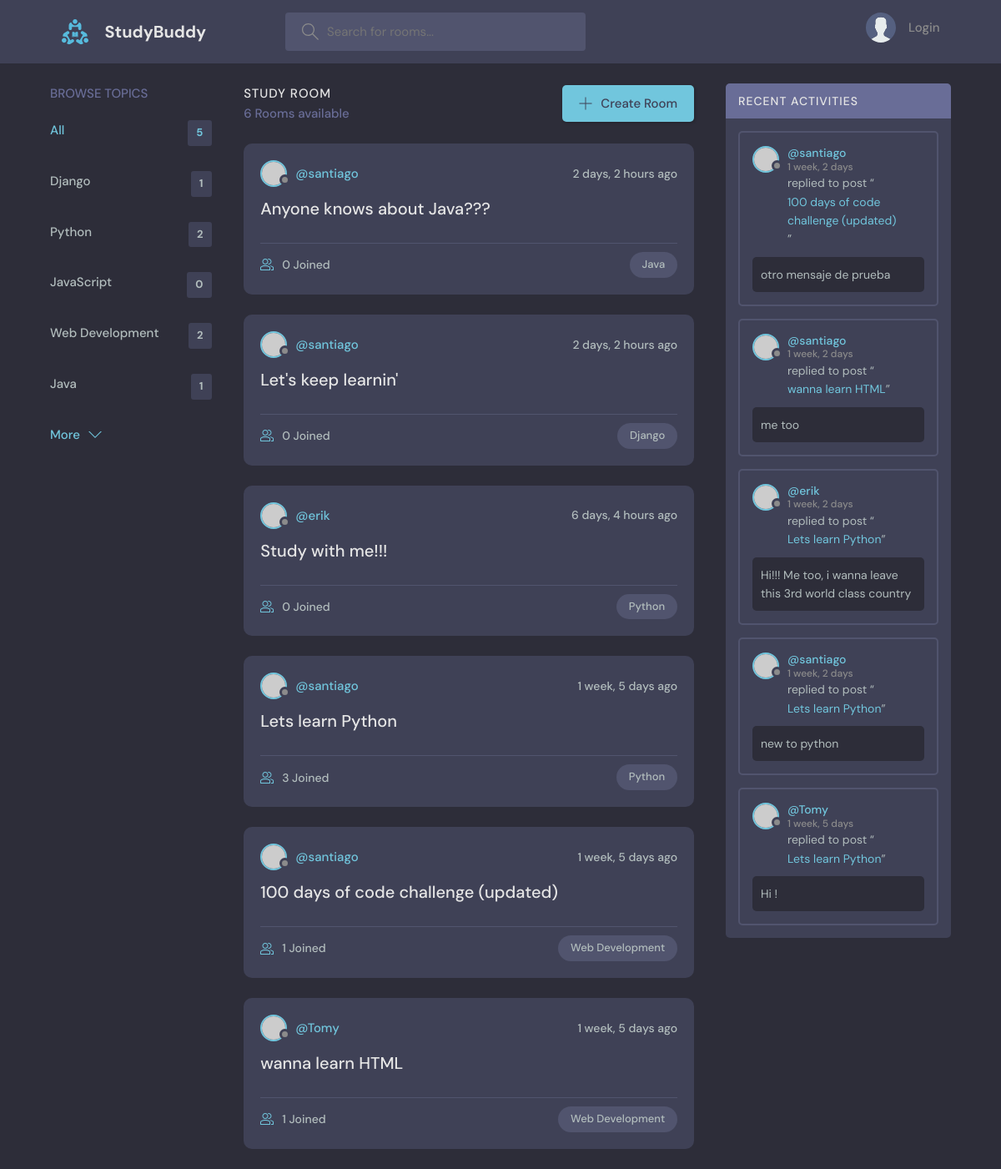
The page / on the database its author committed.
### base/models.py (models this page shows, shortened)
class Topic(models.Model):
    name = models.CharField(max_length=200)

class Room(models.Model): #hijo de Topic
    host = models.ForeignKey(User, on_delete=models.SET_NULL, null=True)
    topic = models.ForeignKey(Topic, on_delete=models.SET_NULL, null=True)
    name = models.CharField(max_length=200,default='')
    description = models.TextField(null=True, blank=True)
    participants = models.ManyToManyField(User, related_name='participants',blank=True) #se usa related_name porque User ya esta usado en la linea host
    updated = models.DateTimeField(auto_now=True)
    created = models.DateTimeField(auto_now_add=True) # a diferencia de auto_now, cuando se guarda sólo queda la fecha de creacion
    class Meta: # esto es para darle orden a los posteos de create_room
        ordering = ['-updated','-created'] # el - es para reversed
    def __str__(self):
        return self.name

class Message(models.Model):
    user = models.ForeignKey(User, on_delete=models.CASCADE,)
    room = models.ForeignKey(Room, on_delete=models.CASCADE) # cuando borro la DB Room, tmb borra los models hijos (CASCADE)
    body = models.TextField()
    updated = models.DateTimeField(auto_now=True)
    created = models.DateTimeField(auto_now_add=True)
    class Meta: # esto es para darle orden a los posteos de create_room
        ordering = ['-updated','-created'] # el - es para reversed

### base/views.py (the view)
# urls.py: path('',views.home, name='home'),
def home(request):
    if request.GET.get('q') != None:    #otra forma: q = request.GET.get('q') if request.GET.get('q') != None else ''
        q = request.GET.get('q')
    else:
        q=''
    rooms = Room.objects.filter(
        Q(topic__name__icontains=q) |  # | es un or, & es un and, solo se puede usar asi
        Q(name__icontains=q) |
        Q(name__icontains=q)
    )
    topics = Topic.objects.all()
    room_count = rooms.count()
    room_messages = Message.objects.filter(Q(room__topic__name__icontains=q))
    context = {'rooms':rooms,'topics':topics,'room_count':room_count,'room_messages':room_messages}
    return render(request,'base/home.html',context)

### base/templates/base/home.html (shortened to what this page needs)
{% extends 'main.html' %}
{% block content %}
    <main class="layout layout--3">
      <div class="container">
        {% include 'base/topics_component.html' %}
        <div class="roomList">
          <div class="roomList__header">
            <div>
              <h2>Study Room</h2>
              <p>{{room_count}} Rooms available</p>
            </div>
            <a class="btn btn--main" href="{% url 'create-room' %}">
              <svg version="1.1" xmlns="http://www.w3.org/2000/svg" width="32" height="32" viewBox="0 0 32 32">
                <title>add</title>
                <path
                  d="M16.943 0.943h-1.885v14.115h-14.115v1.885h14.115v14.115h1.885v-14.115h14.115v-1.885h-14.115v-14.115z"
                ></path>
              </svg>
              Create Room
            </a>
          </div>
          {% include 'base/feed_component.html' %}
        </div>
        {% include 'base/activity_component.html' %}
      </div>
    </main>
{% endblock %}

### base/templates/base/topics_component.html
<div class="topics">
    <div class="topics__header">
      <h2>Browse Topics</h2>
    </div>
    <ul class="topics__list">
      <li>
        <a href="{% url 'home' %}" class="active">All <span>{{topics.count}}</span></a>
      </li>
      {% for topic in topics %}
      <li>
        <a href="{% url 'home' %}?q={{topic.name}}">{{topic.name}}<span>{{topic.room_set.all.count}}</span></a>
      </li>
      {% endfor %}
    </ul>
    <a class="btn btn--link" href="topics.html">
      More
      <svg version="1.1" xmlns="http://www.w3.org/2000/svg" width="32" height="32" viewBox="0 0 32 32">
        <title>chevron-down</title>
        <path d="M16 21l-13-13h-3l16 16 16-16h-3l-13 13z"></path>
      </svg>
    </a>
  </div>

### base/templates/base/feed_component.html (shortened to what this page needs)
<!DOCTYPE html>
<html lang="en">
<head>
</head>
<body>
{% for room in rooms %}
<div class="roomListRoom">
    <div class="roomListRoom__header">
      <a href="{% url 'user-profile' room.host.id %}" class="roomListRoom__author">
        <div class="avatar avatar--small">
          <img src="https://randomuser.me/api/portraits/women/11.jpg" />
        </div>
        <span>@{{room.host.username}}</span>
      </a>
      <div class="roomListRoom__actions">
        <span>{{room.created|timesince}} ago</span>
      </div>
    </div>
    <div class="roomListRoom__content">
      <a href="{% url 'room' room.id %}">{{room.name}}</a>
    </div>
    <div class="roomListRoom__meta">
      <a href="{% url 'room' room.id %}" class="roomListRoom__joined">
        {{room.participants.all.count}} Joined
      </a>
      <p class="roomListRoom__topic">{{room.topic.name}}</p>
    </div>
</div>
{% endfor %}
</body>
</html>

### base/templates/base/activity_component.html (shortened to what this page needs)
<!DOCTYPE html>
<html lang="en">
<head>
</head>
<div class="activities">
    <div class="activities__header">
      <h2>Recent Activities</h2>
    </div>
    {% for message in room_messages %}
    <div class="activities__box">
      <div class="activities__boxHeader roomListRoom__header">
        <a href="{% url 'user-profile' message.user.id %}" class="roomListRoom__author">
          <div class="avatar avatar--small">
            <img src="https://randomuser.me/api/portraits/women/11.jpg" />
          </div>
          <p>
            @{{message.user}}
            <span>{{message.created|timesince}}</span>
          </p>
        </a>
      </div>
      <div class="activities__boxContent">
        <p>replied to post “<a href="{% url 'room' message.room.id %}">{{message.room}}</a>”</p>
        <div class="activities__boxRoomContent">
          {{message.body}}
        </div>
      </div>
    </div>
    {% endfor %}
  </div>
</html>

### rows shown on the page
Topic: name "Django", room_set.all.count "1"
Topic: name "Python", room_set.all.count "2"
Topic: name "JavaScript", room_set.all.count "0"
Topic: name "Web Development", room_set.all.count "2"
Topic: name "Java", room_set.all.count "1"
Room: host.username "santiago", created "2 days, 2 hours", name "Anyone knows about Java???", participants.all.count "0", topic.name "Java"
Room: host.username "santiago", created "2 days, 2 hours", name "Let's keep learnin'", participants.all.count "0", topic.name "Django"
Room: host.username "erik", created "6 days, 4 hours", name "Study with me!!!", participants.all.count "0", topic.name "Python"
Room: host.username "santiago", created "1 week, 5 days", name "Lets learn Python", participants.all.count "3", topic.name "Python"
Room: host.username "santiago", created "1 week, 5 days", name "100 days of code challenge (updated)", participants.all.count "1", topic.name "Web Development"
Room: host.username "Tomy", created "1 week, 5 days", name "wanna learn HTML", participants.all.count "1", topic.name "Web Development"
Message: user "santiago", created "1 week, 2 days", room "100 days of code challenge (updated)", body "otro mensaje de prueba"
Message: user "santiago", created "1 week, 2 days", room "wanna learn HTML", body "me too"
Message: user "erik", created "1 week, 2 days", room "Lets learn Python", body "Hi!!! Me too, i wanna leave this 3rd world class country"
Message: user "santiago", created "1 week, 2 days", room "Lets learn Python", body "new to python"
Message: user "Tomy", created "1 week, 5 days", room "Lets learn Python", body "Hi !"

### other values the page prints
{{ topics.count }} "5"
{{ room_count }} "6"
